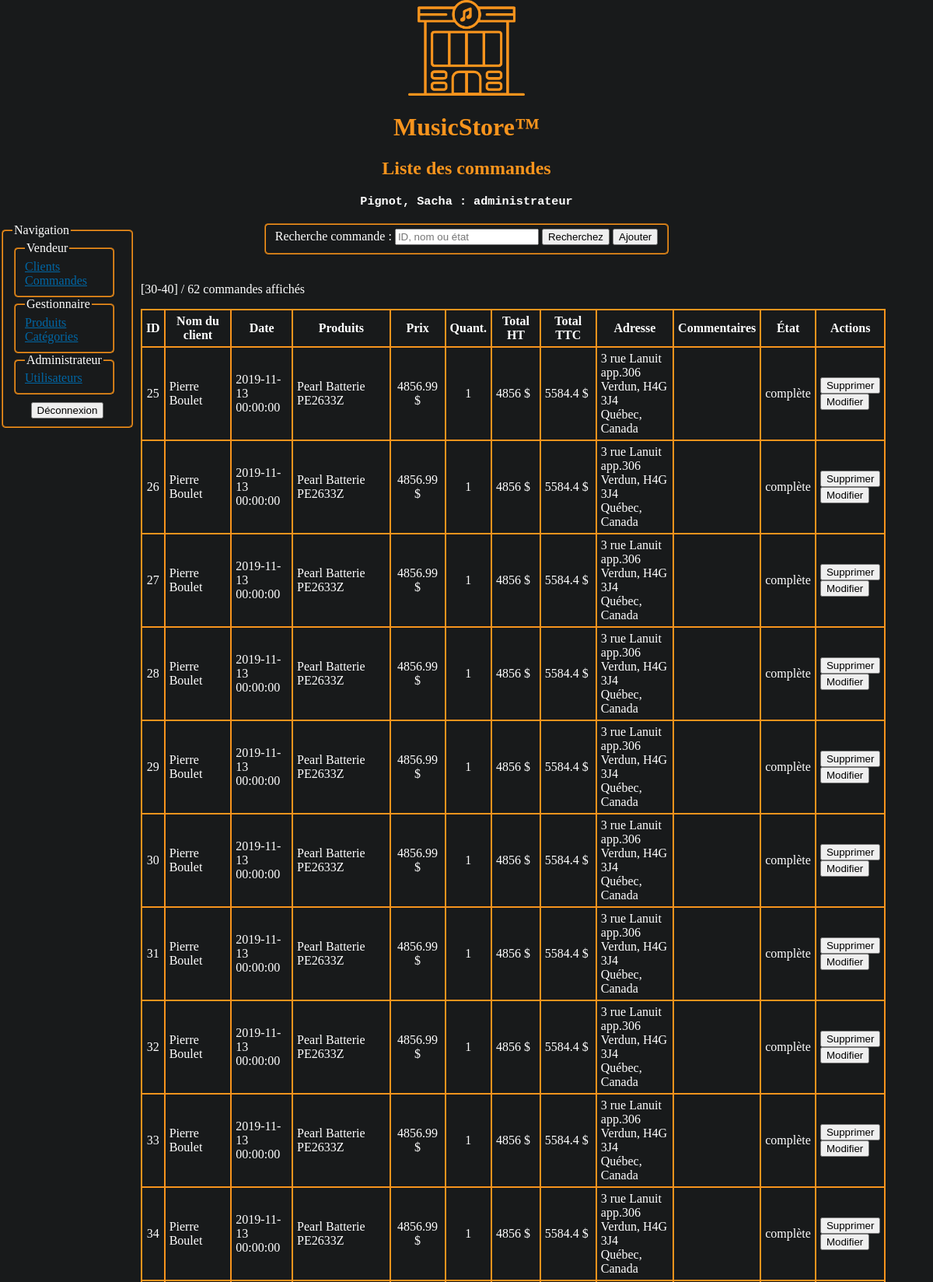
The app's page /commandes/index.php?page=4 (signed in, upper part) with its own data.
### tables this page shows
CREATE TABLE IF NOT EXISTS `commandes_produits` (
  `fk_commande_id` INT NOT NULL,
  `fk_produit_id` INT NOT NULL,
  `commande_produit_quantite` INT NOT NULL,
  PRIMARY KEY (`fk_produit_id`, `fk_commande_id`),
  INDEX `fk_commandes_has_produits_produits1_idx` (`fk_produit_id` ASC),
  INDEX `fk_commandes_has_produits_Commandes1_idx` (`fk_commande_id` ASC),
  CONSTRAINT `fk_commandes_has_produits_commandes1`
    FOREIGN KEY (`fk_commande_id`)
    REFERENCES `commandes` (`commande_id`)
    ON DELETE NO ACTION
    ON UPDATE NO ACTION,
  CONSTRAINT `fk_commandes_has_produits_produits1`
    FOREIGN KEY (`fk_produit_id`)
    REFERENCES `produits` (`produit_id`)
    ON DELETE NO ACTION
    ON UPDATE NO ACTION);

CREATE TABLE IF NOT EXISTS `commandes` (
  `commande_id` INT NOT NULL AUTO_INCREMENT,
  `commande_date` TIMESTAMP NOT NULL DEFAULT CURRENT_TIMESTAMP,
  `commande_adresse` VARCHAR(255) NOT NULL,
  `commande_adresse2` VARCHAR(255) NULL,
  `commande_adresse_ville` VARCHAR(255) NOT NULL,
  `commande_adresse_cp` VARCHAR(255) NOT NULL,
  `commande_etat` VARCHAR(255) NOT NULL DEFAULT "en cours",
  `commande_commentaires` VARCHAR(255) NULL,
  `fk_client_id` INT NOT NULL,
  PRIMARY KEY (`commande_id`),
  INDEX `fk_commandes_clients_idx` (`fk_client_id` ASC),
  CONSTRAINT `fk_commandes_clients`
    FOREIGN KEY (`fk_client_id`)
    REFERENCES `clients` (`client_id`)
    ON DELETE NO ACTION
    ON UPDATE NO ACTION);

### inc/sql.php (called while the page is built, shortened)
    <?php
function NombreProduitsParCommandes($conn)
{
    $req = "SELECT fk_commande_id, COUNT(fk_produit_id) AS 'nombre_de_produits' FROM commandes_produits GROUP BY fk_commande_id";
    if ($result = mysqli_query($conn, $req)) {
        $nbResult = mysqli_num_rows($result);
        $liste = array();
        if ($nbResult) {
            mysqli_data_seek($result, 0);
            while ($row = mysqli_fetch_array($result, MYSQLI_ASSOC)) {
                $liste[] = $row;
            }
        }
        return $liste;
    } else {
        errSQL($conn);
        exit;
    }
}
function NombreCommandes($conn)
{
    $req = "SELECT COUNT(commande_id) AS 'nombre' FROM commandes";
    if ($result = mysqli_query($conn, $req)) {
        $nbResult = mysqli_num_rows($result);
        if ($nbResult) {
            mysqli_data_seek($result, 0);
            $row = mysqli_fetch_array($result, MYSQLI_ASSOC);
            $nombre = $row["nombre"];
        }
        return $nombre;
    } else {
        errSQL($conn);
        exit;
    }
}
function ListerCommandes($conn, $recherche = "", $offset, $nbrParPage)
{
    $recherche = "%" . $recherche . "%";
    $req = "SELECT
    C.commande_id as 'commande_id',
    CONCAT(CL.client_prenom, ' ', CL.client_nom) as 'client_nom',
    SUBSTRING(C.commande_date, 1, 10) as 'date',
    SUBSTRING(C.commande_date, 12, 8) as 'heure',
    P.produit_nom as 'produit',
    CP.commande_produit_quantite as 'quantite',
    P.produit_prix as 'prix',
    C.commande_adresse as 'adresse',
    C.commande_adresse2 as 'adresse2',
    C.commande_adresse_ville as 'adresse_ville',
    C.commande_adresse_cp as 'adresse_cp',
    C.commande_commentaires as 'commentaires',
    C.commande_etat as 'etat'
    FROM
        commandes as C
    INNER JOIN
        commandes_produits as CP on CP.fk_commande_id = C.commande_id
    INNER JOIN
        produits as P on P.produit_id = CP.fk_produit_id
    INNER JOIN
        clients as CL on CL.client_id = C.fk_client_id
    WHERE (CL.client_prenom LIKE '$recherche') OR (CL.client_nom LIKE '$recherche') OR (C.commande_id LIKE '$recherche') OR (C.commande_etat LIKE '$recherche')
    ORDER BY `commande_id` ASC
    LIMIT $offset, $nbrParPage";
    if ($result = mysqli_query($conn, $req, MYSQLI_STORE_RESULT)) {
        $nbResult = mysqli_num_rows($result);
        $liste = array();
        if ($nbResult) {
            mysqli_data_seek($result, 0);
            $commande_id = "";
            $commande_client = "";
            $commande_date = "";
            $commande_heure = "";
            $commande_produit = "";
            $commande_produit_quantite = "";
            $commande_produit_prix = "";
            $commande_total_HT = "";
            $commande_total_TTC = "";
            $commande_adresse = "";
            $commande_adresse2 = "";
            $commande_adresse_ville = "";
            $commande_adresse_cp = "";
            $commande_commentaires = "";
            $commande_etat = "";
            while ($row = mysqli_fetch_array($result, MYSQLI_ASSOC)) {
                if ($commande_id !== $row['commande_id']) {
                    if ($commande_id !== "") {
                        $liste[] = array(
                            'commande_id' => $commande_id,
                            'commande_client' => $commande_client,
                            'commande_date' => $commande_date,
                            'commande_heure' => $commande_heure,
                            'commande_produit' => $commande_produit,
                            'commande_produit_quantite' => $commande_produit_quantite,
                            'commande_produit_prix' => $commande_produit_prix,
                            'commande_total_ht' => $commande_total_HT,
                            'commande_total_ttc' => $commande_total_TTC,
                            'commande_adresse' => $commande_adresse,
                            'commande_adresse2' => $commande_adresse2,
                            'commande_adresse_ville' => $commande_adresse_ville,
                            'commande_adresse_cp' => $commande_adresse_cp,
                            'commande_commentaires' => $commande_commentaires,
                            'commande_etat' => $commande_etat
                        );
                    }
                    $commande_id = $row['commande_id'];
                    $commande_client = $row['client_nom'];
                    $commande_date = $row['date'];
                    $commande_heure = $row['heure'];
                    $commande_produit = [];
                    $commande_produit_prix = [];
                    $commande_produit_quantite = [];
                    $commande_adresse = $row['adresse'];
                    $commande_adresse2 = $row['adresse2'];
                    $commande_adresse_ville = $row['adresse_ville'];
                    $commande_adresse_cp = $row['adresse_cp'];
                    $commande_commentaires = $row['commentaires'];
                    $commande_etat = $row['etat'];
                }
                $commande_produit[] = $row['produit'];
                $commande_produit_prix[] = $row['prix'] . " $";
                $commande_produit_quantite[] = $row['quantite'];
                $commande_total_HT = 0;
                for ($i = 0; $i < count($commande_produit_prix); ++$i) {
                    $commande_total_HT = $commande_total_HT + intval($commande_produit_prix[$i]);
                }
                $commande_total_TTC = $commande_total_HT * 1.15;
                $commande_total_HT = $commande_total_HT . " $";
                $commande_total_TTC = $commande_total_TTC . " $";
            }
            $liste[] = array(
                'commande_id' => $commande_id,
                'commande_client' => $commande_client,
                'commande_date' => $commande_date,
                'commande_heure' => $commande_heure,
                'commande_produit' => $commande_produit,
                'commande_produit_prix' => $commande_produit_prix,
                'commande_produit_quantite' => $commande_produit_quantite,
                'commande_total_ht' => $commande_total_HT,
                'commande_total_ttc' => $commande_total_TTC,
                'commande_adresse' => $commande_adresse,
                'commande_adresse2' => $commande_adresse2,
                'commande_adresse_ville' => $commande_adresse_ville,
                'commande_adresse_cp' => $commande_adresse_cp,
                'commande_commentaires' => $commande_commentaires,
                'commande_etat' => $commande_etat
            );
            return $liste;
        } else {
            return $liste;
        }
    }
}
            mysqli_rollback($conn); ?>

### commandes/index.php (the view, shortened to what this page needs)
<?php
require_once("../inc/sql.php");
$recherche = isset($_POST['recherche']) ? trim($_POST['recherche']) : "";
$nombreCommandes = NombreCommandes($conn);
$nombrePages = ceil($nombreCommandes / 10);
$pageActuelle = 1;
if (isset($_GET['page'])) {
    $pageActuelle = $_GET['page'];
} elseif ($pageActuelle > $nombrePages) {
    $pageActuelle = $nombrePages;
} else {
    $pageActuelle = 1;
}
$produitsParCommandes = NombreProduitsParCommandes($conn);
$nombres_de_produits_pour_dix_commandes = 0;
for ($i = 0; $i < 10; ++$i) {
    $nombres_de_produits_pour_dix_commandes += $produitsParCommandes[$i]['nombre_de_produits'];
}
$nbrParPage =  $nombres_de_produits_pour_dix_commandes;
$offset = ($pageActuelle - 1) * 10;
$liste = ListerCommandes($conn, $recherche, $offset, $nbrParPage);
?>
<!DOCTYPE html>
<html lang="fr">
<head>
    <link rel="stylesheet" href="../assets/css/main.css">
</head>
<body>
    <?php
    include("../header.php");
    include("../menu.php"); ?>
    <section>
        <form id="recherche" action="" method="post">
            <fieldset>
                <label>Recherche commande : </label>
                <input type="text" name="recherche" value="<?= $recherche ?>" placeholder="ID, nom ou état">
                <input type="submit" value="Recherchez">
                <button class="ajout"><a href="ajout.php">Ajouter</a></button>
            </fieldset>
        </form>
    </section>
    <main>
        <p>[<?= $offset ?>-<?= ($offset + 10) > $nombreCommandes ? $nombreCommandes : ($offset + 10) ?>] / <?= $nombreCommandes ?> commandes affichés</p>
        <table>
            <tr>
                <th>ID</th>
                <th>Nom du client</th>
                <th>Date</th>
                <th>Produits</th>
                <th>Prix</th>
                <th>Quant.</th>
                <th>Total HT</th>
                <th>Total TTC</th>
                <th>Adresse</th>
                <th>Commentaires</th>
                <th>État</th>
                <th>Actions</th>
            </tr>
            <?php
            foreach ($liste as $row) :
            ?>
                <tr>
                    <td style="text-align: center;"><?= $row["commande_id"] ?></td>
                    <td><?= $row["commande_client"] ?></td>
                    <td><?= $row["commande_date"] . "<br>" . $row["commande_heure"] ?></td>
                    <td><?= implode("<br>", $row["commande_produit"]) ?></td>
                    <td style="text-align: center;"><?= implode("<br>", $row["commande_produit_prix"]) ?></td>
                    <td style="text-align: center;"><?= implode("<br>", $row["commande_produit_quantite"]) ?></td>
                    <td><?= $row["commande_total_ht"] ?></td>
                    <td><?= $row["commande_total_ttc"] ?></td>
                    <td><?php echo $row["commande_adresse"];
                        echo isset($row["commande_adresse2"]) ? "<br>" . $row["commande_adresse2"] : "";
                        echo "<br>" . $row["commande_adresse_ville"] . ", " . $row["commande_adresse_cp"] .
                            "<br>Québec, Canada" ?></td>
                    <td><?= $row["commande_commentaires"] ?></td>
                    <td><?= $row["commande_etat"] ?></td>
                    <td>
                        <form action="" method="post">
                            <input type="submit" value="Supprimer">
                        </form>
                        <form action="" method="post">
                            <input type="submit" value="Modifier">
                        </form>
                    </td>
                </tr>
            <?php endforeach; ?>
        </table>
    </main>
</body>
</html>

### assets/css/style.css (style rules this page uses)
body { background-color: #181a1b; color: white; width: 100%; margin: auto; }
a { color: #0066a4; }
button a { text-decoration: none; color: black; }
fieldset { display: inline; border-radius: 5px; border-color: #F7941D ; margin-bottom: 20px; }
table { border-collapse: collapse; }
table,th, td { border: 2px solid #F7941D; }
th, td { padding: 5px; }
section, main { width: max-content; display: block; margin: auto; }

### records on screen
commandes_produits: fk_commande.commande_id "25", commande_client "Pierre Boulet", commande_date "2019-11-13", commande_heure "00:00:00", commande_produit "Pearl Batterie PE2633Z", commande_produit_prix "4856.99 $", commande_produit_quantite "1", commande_total_ht "4856 $", commande_total_ttc "5584.4 $", fk_commande.commande_adresse "3 rue Lanuit", fk_commande.commande_adresse2 "app.306", fk_commande.commande_adresse_ville "Verdun", fk_commande.commande_adresse_cp "H4G 3J4", fk_commande.commande_etat "complète"
commandes_produits: fk_commande.commande_id "26", commande_client "Pierre Boulet", commande_date "2019-11-13", commande_heure "00:00:00", commande_produit "Pearl Batterie PE2633Z", commande_produit_prix "4856.99 $", commande_produit_quantite "1", commande_total_ht "4856 $", commande_total_ttc "5584.4 $", fk_commande.commande_adresse "3 rue Lanuit", fk_commande.commande_adresse2 "app.306", fk_commande.commande_adresse_ville "Verdun", fk_commande.commande_adresse_cp "H4G 3J4", fk_commande.commande_etat "complète"
commandes_produits: fk_commande.commande_id "27", commande_client "Pierre Boulet", commande_date "2019-11-13", commande_heure "00:00:00", commande_produit "Pearl Batterie PE2633Z", commande_produit_prix "4856.99 $", commande_produit_quantite "1", commande_total_ht "4856 $", commande_total_ttc "5584.4 $", fk_commande.commande_adresse "3 rue Lanuit", fk_commande.commande_adresse2 "app.306", fk_commande.commande_adresse_ville "Verdun", fk_commande.commande_adresse_cp "H4G 3J4", fk_commande.commande_etat "complète"
commandes_produits: fk_commande.commande_id "28", commande_client "Pierre Boulet", commande_date "2019-11-13", commande_heure "00:00:00", commande_produit "Pearl Batterie PE2633Z", commande_produit_prix "4856.99 $", commande_produit_quantite "1", commande_total_ht "4856 $", commande_total_ttc "5584.4 $", fk_commande.commande_adresse "3 rue Lanuit", fk_commande.commande_adresse2 "app.306", fk_commande.commande_adresse_ville "Verdun", fk_commande.commande_adresse_cp "H4G 3J4", fk_commande.commande_etat "complète"
commandes_produits: fk_commande.commande_id "29", commande_client "Pierre Boulet", commande_date "2019-11-13", commande_heure "00:00:00", commande_produit "Pearl Batterie PE2633Z", commande_produit_prix "4856.99 $", commande_produit_quantite "1", commande_total_ht "4856 $", commande_total_ttc "5584.4 $", fk_commande.commande_adresse "3 rue Lanuit", fk_commande.commande_adresse2 "app.306", fk_commande.commande_adresse_ville "Verdun", fk_commande.commande_adresse_cp "H4G 3J4", fk_commande.commande_etat "complète"
commandes_produits: fk_commande.commande_id "30", commande_client "Pierre Boulet", commande_date "2019-11-13", commande_heure "00:00:00", commande_produit "Pearl Batterie PE2633Z", commande_produit_prix "4856.99 $", commande_produit_quantite "1", commande_total_ht "4856 $", commande_total_ttc "5584.4 $", fk_commande.commande_adresse "3 rue Lanuit", fk_commande.commande_adresse2 "app.306", fk_commande.commande_adresse_ville "Verdun", fk_commande.commande_adresse_cp "H4G 3J4", fk_commande.commande_etat "complète"
commandes_produits: fk_commande.commande_id "31", commande_client "Pierre Boulet", commande_date "2019-11-13", commande_heure "00:00:00", commande_produit "Pearl Batterie PE2633Z", commande_produit_prix "4856.99 $", commande_produit_quantite "1", commande_total_ht "4856 $", commande_total_ttc "5584.4 $", fk_commande.commande_adresse "3 rue Lanuit", fk_commande.commande_adresse2 "app.306", fk_commande.commande_adresse_ville "Verdun", fk_commande.commande_adresse_cp "H4G 3J4", fk_commande.commande_etat "complète"
commandes_produits: fk_commande.commande_id "32", commande_client "Pierre Boulet", commande_date "2019-11-13", commande_heure "00:00:00", commande_produit "Pearl Batterie PE2633Z", commande_produit_prix "4856.99 $", commande_produit_quantite "1", commande_total_ht "4856 $", commande_total_ttc "5584.4 $", fk_commande.commande_adresse "3 rue Lanuit", fk_commande.commande_adresse2 "app.306", fk_commande.commande_adresse_ville "Verdun", fk_commande.commande_adresse_cp "H4G 3J4", fk_commande.commande_etat "complète"
commandes_produits: fk_commande.commande_id "33", commande_client "Pierre Boulet", commande_date "2019-11-13", commande_heure "00:00:00", commande_produit "Pearl Batterie PE2633Z", commande_produit_prix "4856.99 $", commande_produit_quantite "1", commande_total_ht "4856 $", commande_total_ttc "5584.4 $", fk_commande.commande_adresse "3 rue Lanuit", fk_commande.commande_adresse2 "app.306", fk_commande.commande_adresse_ville "Verdun", fk_commande.commande_adresse_cp "H4G 3J4", fk_commande.commande_etat "complète"
commandes_produits: fk_commande.commande_id "34", commande_client "Pierre Boulet", commande_date "2019-11-13", commande_heure "00:00:00", commande_produit "Pearl Batterie PE2633Z", commande_produit_prix "4856.99 $", commande_produit_quantite "1", commande_total_ht "4856 $", commande_total_ttc "5584.4 $", fk_commande.commande_adresse "3 rue Lanuit", fk_commande.commande_adresse2 "app.306", fk_commande.commande_adresse_ville "Verdun", fk_commande.commande_adresse_cp "H4G 3J4", fk_commande.commande_etat "complète"

### other values on screen
$titre "Liste des commandes"
$_SESSION['utilisateur']["utilisateur_nom"] "Pignot"
$_SESSION['utilisateur']["utilisateur_prenom"] "Sacha"
$_SESSION['utilisateur']["utilisateur_type"] "administrateur"
$offset "30"
$offset + 10 "40"
$nombreCommandes "62"
